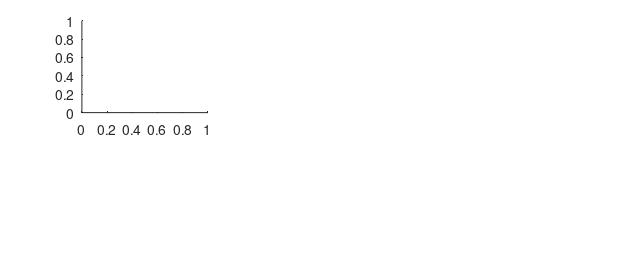

Write the MATLAB code that produced this figure. (Note: this script raises an error after producing the figure.)
% This code creates six sub-figures showing the effect of varying the 
% sterility virulence, 1-f, for different combinations of trade-offs. It 
% plots three curves (showing the effect for three different values of 
% another varying parameter). 

% The solid curve shows the juvenile resistance and the dashed curve shows 
% the adult resistance. Orange denotes a high value of the parameter being
% varied between the curves, grey denotes an intermediate value and purple
% denotes a low value. 

% Parameter values:
a0vec=[4,5,10];
g0=1;
c1a=0.5;
c2a=-3;
c1g=0.5;
c2g=-3;
beta0=8;
alpha=0;

% Stipulate the size of the figure and its position on the screen:
figure(100)
clf
set(gcf,'color','w')
set(gcf,'PaperUnits','centimeters')
xSize = 16; ySize = 7;
xLeft = (21-xSize)/2; yTop = (30-ySize)/2;
set(gcf,'PaperPosition',[xLeft yTop xSize ySize])
set(gcf,'Position',[10 100 xSize*50 ySize*50])

str{1}='J: maturation, A: reproduction';
str{2}='J: juvenile mortality, A: adult mortality';
str{3}='J: reproduction, A: adult mortality';
str{4}='J: maturation, A: adult mortality';
str{5}='J: juvenile mortality, A: reproduction';
str{6}='J: reproduction, A: reproduction';

% The plotting order is defined so that the top row contains the trade-offs 
% between adult resistance and reproduction and the bottom row contains the
% trade-offs between adult resistance and adult mortality.
ORDER = [1,5,6,4,2,3];
labs = {'A','B','C','D','E','F'};

for i=1:6
    version = ORDER(i);
    
    subplot(2,3,i)
    hold on
    
    % Intermediate parameter set:
    a0=a0vec(2);
    % 'f_fig_data' is a function which finds the singular strategies for
    % different values of sterility virulence. 
    [vec,Jplotvec,Aplotvec,~,~]=f_fig_data(version,a0,g0,c1a,c2a,c1g,c2g,alpha,beta0);
    xplotvec=1-vec;
    % Make the plot:
    plot(xplotvec,Jplotvec,'-','linewidth',3,'color',[0.6,0.6,0.6])
    plot(xplotvec,Aplotvec,'--','linewidth',3,'color',[0.6,0.6,0.6])
    ylim([0,1])
    set(gca,'xtick',0:0.2:1);
    set(gca,'ytick',0:0.2:1);
    box on
    
    % High parameter set:
    a0=a0vec(3);
    [vec,Jplotvec,Aplotvec,~,~]=f_fig_data(version,a0,g0,c1a,c2a,c1g,c2g,alpha,beta0);
    xplotvec=1-vec;
    plot(xplotvec,Jplotvec,'r-','linewidth',3)
    plot(xplotvec,Aplotvec,'r--','linewidth',3)
    
    % Low parameter set:
    a0=a0vec(1);
    [vec,Jplotvec,Aplotvec,~,~]=f_fig_data(version,a0,g0,c1a,c2a,c1g,c2g,alpha,beta0);
    xplotvec=1-vec;
    plot(xplotvec,Jplotvec,'b-','linewidth',3)
    plot(xplotvec,Aplotvec,'b--','linewidth',3)
    
end

% Label the figure:
for i=1:6
    subplot(2,3,i)
    xlim([0,1])
    text(0.02,0.93,strcat('\bf{',labs{i},'}'),'interpreter','latex','fontsize',20);
    
    title(str(ORDER(i)),'interpreter','latex','fontsize',12);
    set(gca,'fontsize',10);
    if(i==4)
        ylab = ylabel('Resistance','interpreter','latex','fontsize',18);
        temp = get(ylab,'position');
        temp(2) = temp(2) + 0.5;
        temp(1) = temp(1) ;
        set(ylab,'position',temp);
    elseif(i==5)
        xlabel('Sterility virulence, $1-f$','interpreter','latex','fontsize',16)
    elseif i==1
        xlabel('Effect of baseline reproduction, $a_0$','interpreter','latex','fontsize',16)
    end
    
end
